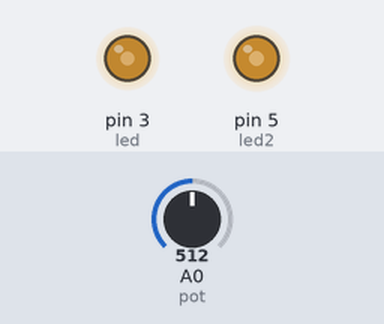
The sketch below on a simulated Arduino Uno, built with avr-gcc and run on an emulated ATmega328P. Parts: output pins drawn as LEDs (lit = HIGH). The test bench sets the inputs (shaded band); at power-on: A0 (pot) = 512.

Above: at 1.2 s.
1.3 s: A0 (pot) set to 716
At 1.67 s:
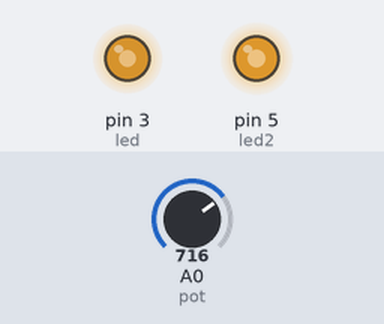
4.3 s: A0 (pot) set to 900
At 4.73 s:
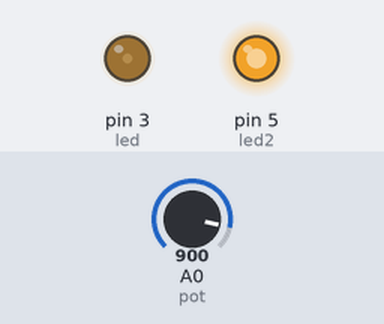
7.3 s: A0 (pot) set to 511
At 7.48 s:
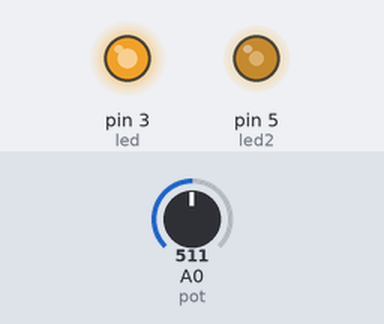
10.3 s: A0 (pot) set to 246
At 10.53 s:
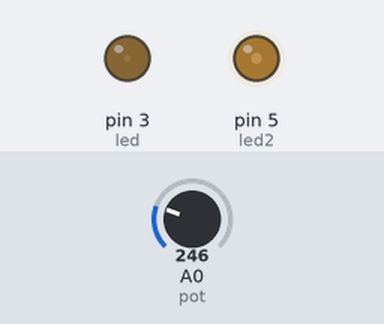
13.3 s: A0 (pot) set to 0
At 13.58 s:
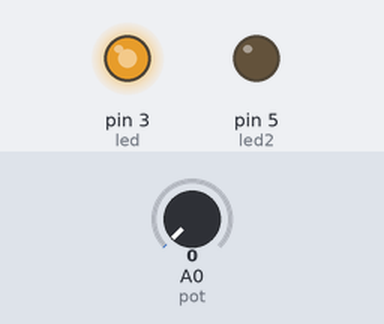
Timing chart, 0 to 17.3 s (numbered marks = the images above; inputs shaded):
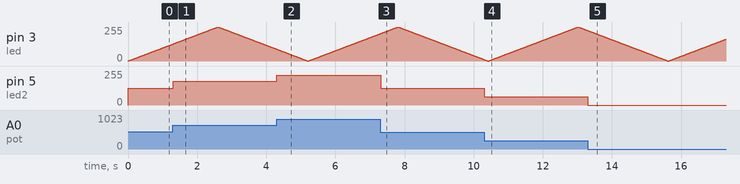

The sketch:

ReadWriteAnalog.ino
```cpp
const int led=3;
const int led2=5;
const int pot=0;
void setup(){
  pinMode(led,OUTPUT);
  pinMode(led2,OUTPUT);
}void loop(){
  for(int brillo=0;brillo<256;brillo++){
    analogWrite(led,brillo);
    int valor=analogRead(pot);
    int brilloled = map(valor, 0, 1023, 0, 255);
    analogWrite(led2,brilloled);
    delay(10);
  }
  for(int brillo2=255;brillo2>=0;brillo2--){
    analogWrite(led,brillo2);
    int valor=analogRead(pot);
    int brilloled = map(valor, 0, 1023, 0, 255);
    analogWrite(led2,brilloled);
    delay(10);
  }
}
```

Measured:
- after the input at 1.3 s, pin 5 (led2): 127/255 → 178/255 at once
- after the input at 4.3 s, pin 5 (led2): 178/255 → 224/255 at once
- after the input at 7.3 s, pin 5 (led2): 224/255 → 127/255 at once
- after the input at 10.3 s, pin 5 (led2): 127/255 → 61/255 at once
- after the input at 13.3 s, pin 5 (led2): 61/255 → 0/255 at once
